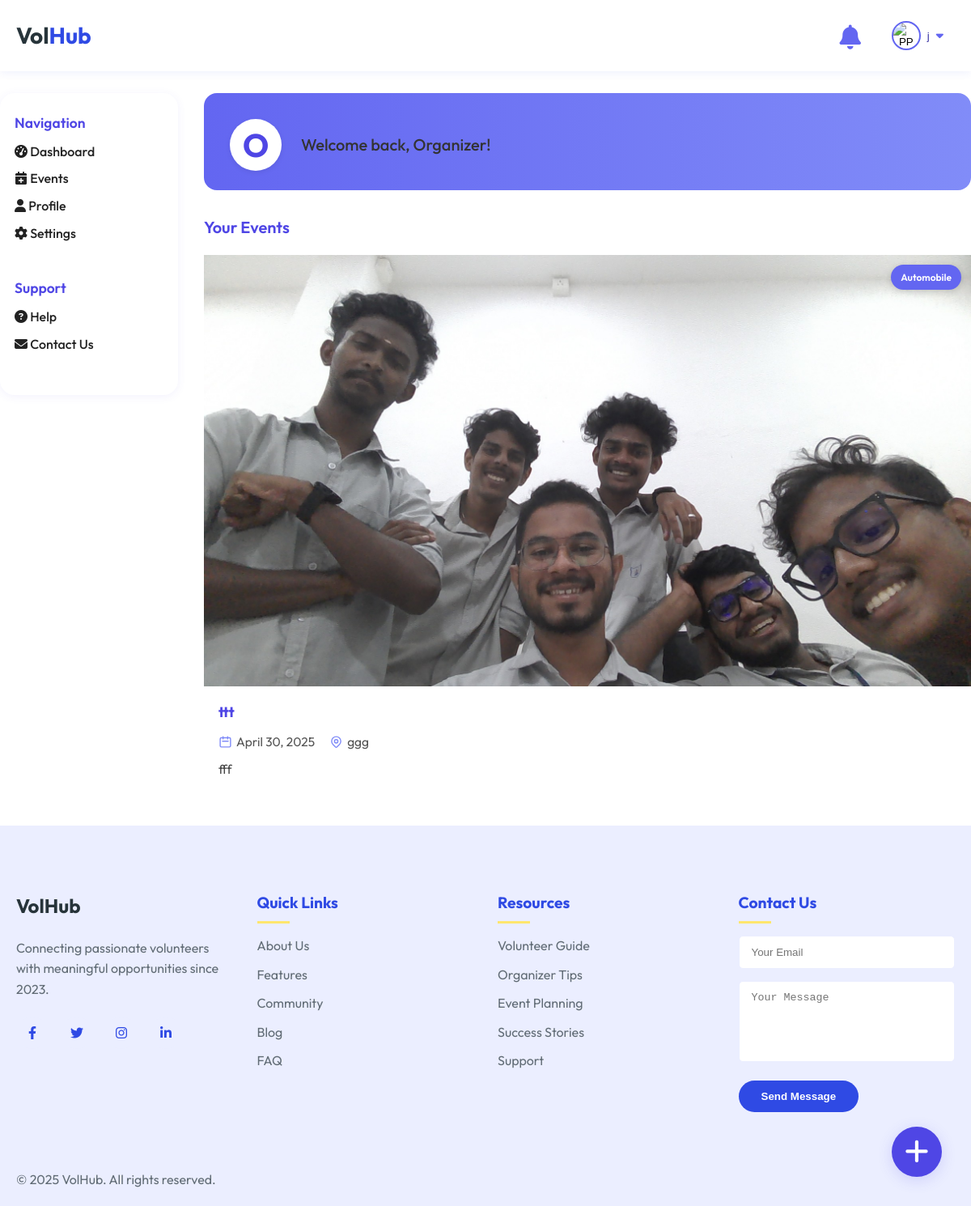
The page /User/organizer-dashboard/ (signed in) on the database as committed earlier.
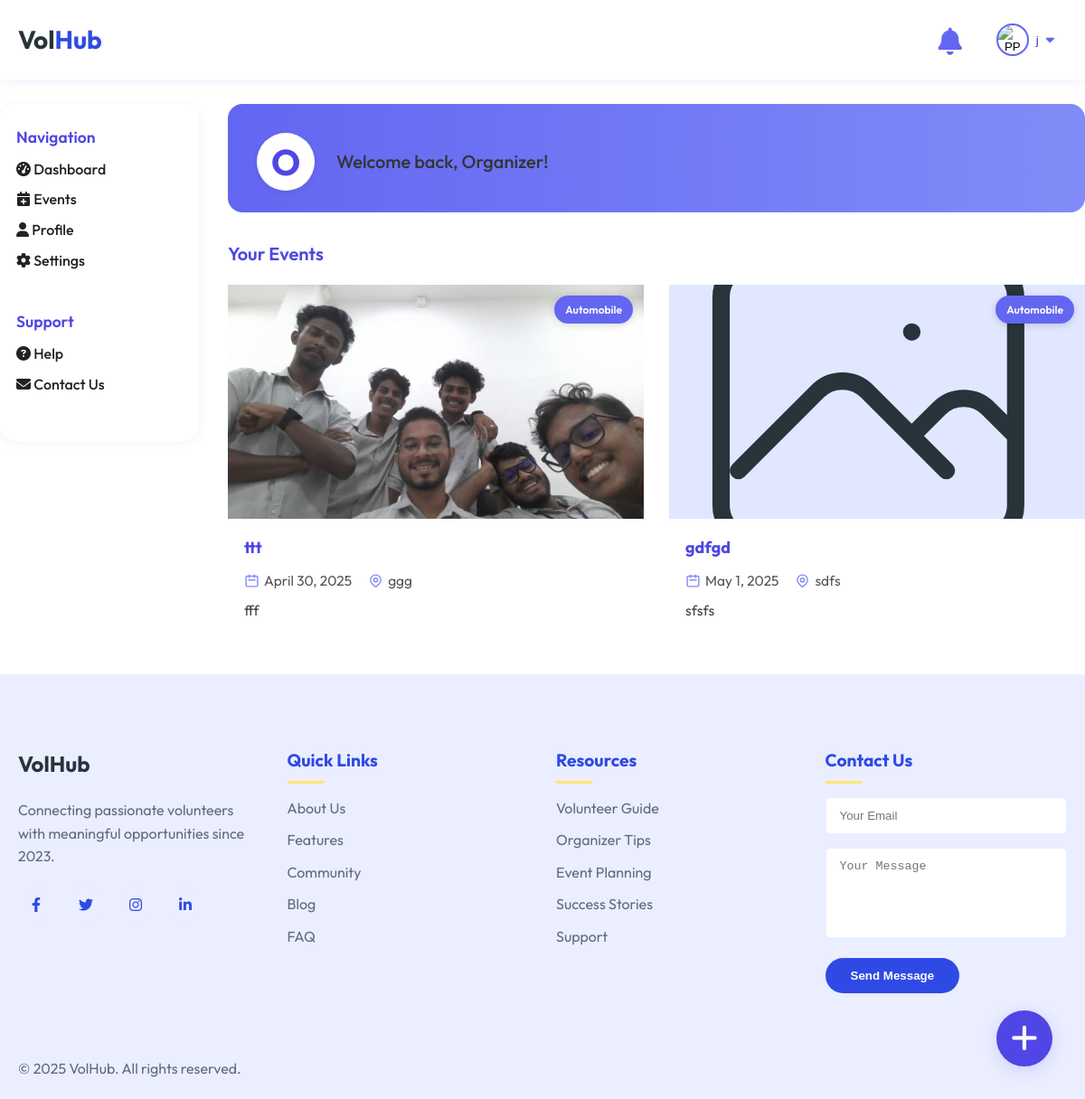
The same page on the database as committed later.
### User/models.py (models this page shows)
class tbl_event(models.Model):
    event_title=models.CharField(max_length=30)
    event_content=models.CharField(max_length=30)
    event_datetime=models.DateTimeField()
    event_file=models.FileField(upload_to="Assets/Files/User")
    event_created_at = models.DateTimeField(auto_now_add=True)
    event_venue=models.CharField(max_length=30)
    event_city=models.ForeignKey(tbl_city,on_delete=models.CASCADE)
    event_stipend=models.CharField(max_length=30)
    event_status=models.IntegerField(default=0)
    industry=models.ForeignKey(tbl_industry,on_delete=models.CASCADE)
    user=models.ForeignKey(tbl_user,on_delete=models.CASCADE)
    volunteer_slots=models.PositiveIntegerField(default=1)
    required_skills=models.ManyToManyField(tbl_skill)
    application_deadline=models.DateTimeField()
    visibility=models.IntegerField(default=1)

class tbl_industry(models.Model):
    industry_name = models.CharField(max_length=100, unique=True)

### User/views.py (the view)
# urls.py: path('organizer-dashboard/', views.organizer_dashboard, name='organizer_dashboard'),
def organizer_dashboard(request):
    if 'u_id' not in request.session:
        return redirect('Guest:login')
    user = tbl_user.objects.get(id=request.session['u_id'])
    if user.user_type not in ["organizer", "both"]:
        return redirect('User:volunteer_dashboard')
    organizer_events = tbl_event.objects.filter(user=user).select_related('industry', 'event_city')
    return render(request, 'User/organizer-dashboard.html', {
        'events': organizer_events,
        'organizer': user,
        'dashboard_type': 'organizer'
    })

### User/templates/User/organizer-dashboard.html (shortened to what this page needs)
{% extends 'Guest/base.html' %}
{% block content %}
<div class="org-dashboard-container">
    <div class="org-dashboard-sidebar">
        <div class="sidebar-section">
            <h3 class="sidebar-title">Navigation</h3>
            <ul>
    <li><a href="{% url 'User:organizer_dashboard' %}"><i class="fa fa-tachometer-alt"></i> Dashboard</a></li>
    <li><a href="{% url 'User:Event' %}"><i class="fa fa-calendar-plus"></i> Events</a></li>
    <li><a href="{% url 'User:profile' %}"><i class="fa fa-user"></i> Profile</a></li>
    <li><a href="{% url 'User:edit_profile' 1 %}"><i class="fa fa-cog"></i> Settings</a></li>
</ul>
        </div>
        <div class="sidebar-section">
            <h3 class="sidebar-title">Support</h3>
            <ul>
    <li><a href="{% url 'User:feedback' %}"><i class="fa fa-question-circle"></i> Help</a></li>
    <li><a href="{% url 'User:complaint' %}"><i class="fa fa-envelope"></i> Contact Us</a></li>
</ul>
        </div>
    </div>
    <div class="org-dashboard-main">
        <div class="org-dashboard-welcome">
            <div class="welcome-avatar">O</div>
            <div class="welcome-text">Welcome back, Organizer!</div>
        </div>
        <div class="org-dashboard-events-header">
            <h2 class="org-dashboard-events-title">Your Events</h2>
            <a href="{% url 'User:Event' %}" class="org-fab-create" title="Create Event"><i class="fa fa-plus"></i></a>
        </div>
        <div class="org-dashboard-events-grid">
            {% for event in events %}
                <div>{% include 'User/partials/org_event_card.html' with event=event %}</div>
            {% empty %}
                <p>No events created yet.</p>
            {% endfor %}
        </div>
    </div>
</div>
{% endblock %}

### User/templates/User/partials/org_event_card.html (shortened to what this page needs)
<a href="{% url 'User:event_action' event.id %}" class="event-card event-card-link" tabindex="0" aria-label="Manage event {{ event.event_title }}">
    <div class="event-image">
        {% if event.event_file %}
            <img src="{{ event.event_file.url }}" alt="{{ event.event_title }}" class="event-thumbnail">
        {% else %}
            <div class="event-placeholder">
            </div>
        {% endif %}
        <div class="industry-badge">
            {{ event.industry.industry_name }}
        </div>
    </div>
    <div class="event-details">
        <h3 class="event-title">{{ event.event_title|escape }}</h3>
        <div class="event-meta">
            <div class="event-date">
                <svg xmlns="http://www.w3.org/2000/svg" class="meta-icon" fill="none" viewBox="0 0 24 24" stroke="currentColor">
                    <path stroke-linecap="round" stroke-linejoin="round" stroke-width="2" d="M8 7V3m8 4V3m-9 8h10M5 21h14a2 2 0 002-2V7a2 2 0 00-2-2H5a2 2 0 00-2 2v12a2 2 0 002 2z" />
                </svg>
                <span>{{ event.event_datetime|date:"F j, Y" }}</span>
            </div>
            <div class="event-location">
                <span>{{ event.event_venue|default:"Location TBA"|escape }}</span>
            </div>
        </div>
        <p class="event-description">
            {{ event.event_content|truncatewords:20|escape }}
        </p>
    </div>
</a>

Rows that differ between the two databases and show on the page:
added tbl_event: industry.industry_name "Automobile", event_title "gdfgd", event_datetime "May 1, 2025", event_venue "sdfs", event_content "sfsfs"
